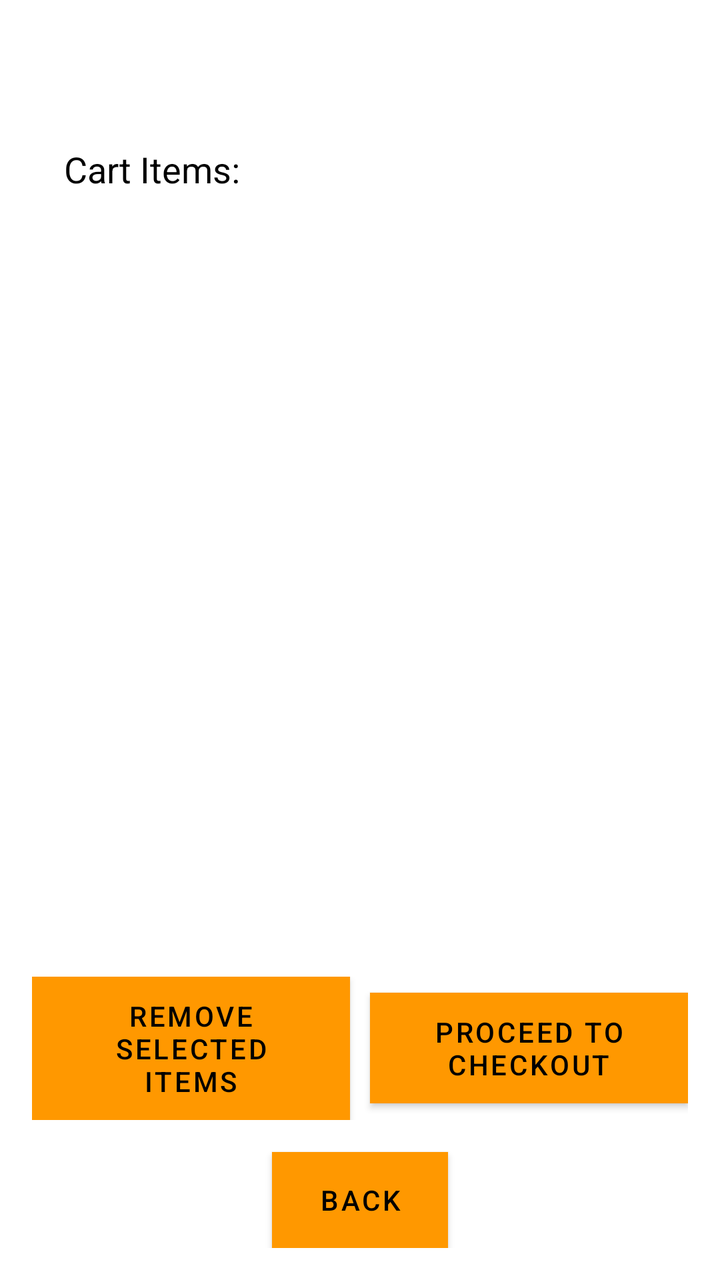
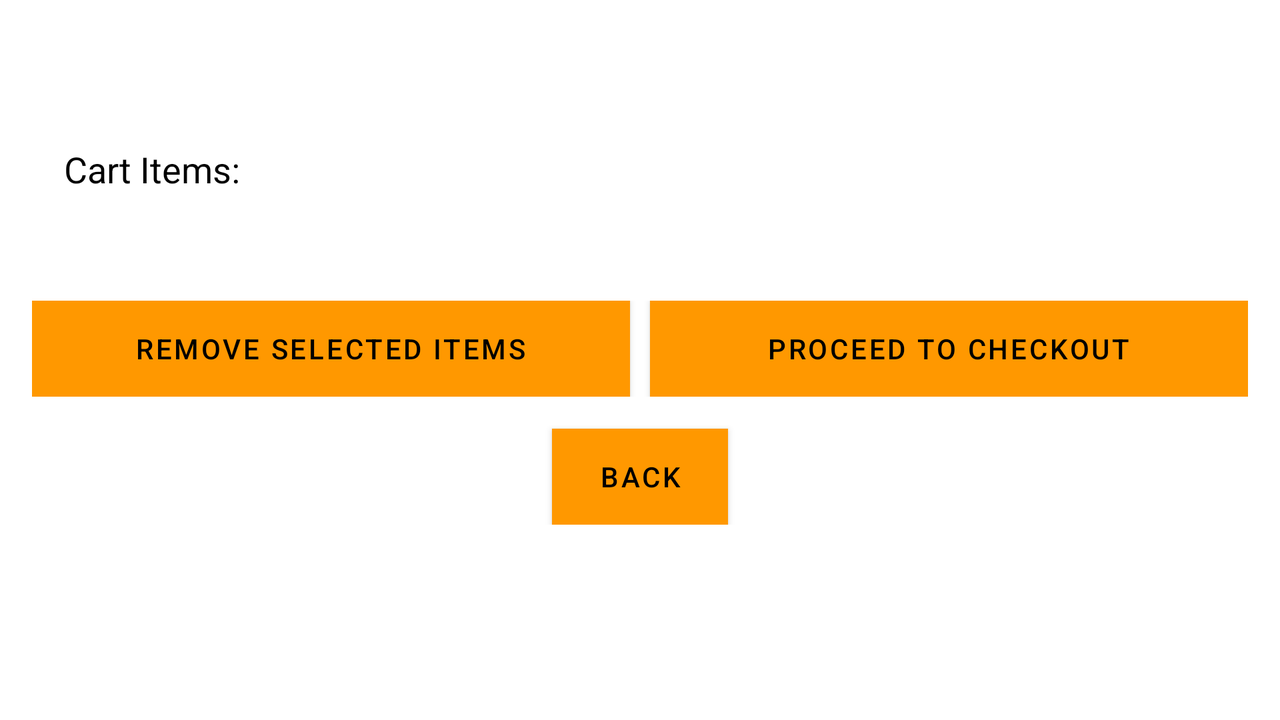

First picture: res/layout/ on a phone held upright. Second picture: the repository's own variant of that layout, on a device whose configuration matches the variant's folder. Source for both follows.
<!-- AndroidManifest.xml: application theme Theme.NavigationDrawer -->
<!-- res/layout/activity_cart.xml -->
<?xml version="1.0" encoding="utf-8"?>
<LinearLayout xmlns:android="http://schemas.android.com/apk/res/android"
    xmlns:app="http://schemas.android.com/apk/res-auto"
    xmlns:tools="http://schemas.android.com/tools"
    android:layout_width="match_parent"
    android:layout_height="match_parent"
    android:orientation="vertical"
    android:padding="16dp"
    android:background="@color/white">

    <TextView
        android:id="@+id/customerNameTextView"
        android:layout_width="wrap_content"
        android:layout_height="wrap_content"
        android:text=""
        android:textColor="@color/black"
        android:textSize="18sp"
        android:padding="8dp"/>

    <TextView
        android:id="@+id/cartItemsTextView"
        android:layout_width="wrap_content"
        android:layout_height="wrap_content"
        android:text="Cart Items:"
        android:textColor="@color/black"
        android:textSize="18sp"
        android:padding="16dp"/>

    <ListView
        android:id="@+id/cartItemsListView"
        android:layout_width="match_parent"
        android:layout_height="0dp"
        android:layout_weight="1"/>

    <TextView
        android:id="@+id/totalPrice"
        android:layout_width="wrap_content"
        android:layout_height="wrap_content"
        android:text=""
        android:textSize="16sp"
        android:textStyle="bold"
        android:textColor="@color/black"
        android:padding="8dp"/>

    <LinearLayout
        android:layout_width="match_parent"
        android:layout_height="wrap_content"
        android:orientation="horizontal"
        android:gravity="center">

        <Button
            android:id="@+id/removeButton"
            android:layout_width="0dp"
            android:layout_height="wrap_content"
            android:layout_weight="1"
            android:background="#FF9800"
            android:text="@string/removeitems"
            android:textColor="#000000" />

        <Space
            android:layout_width="10dp"
            android:layout_height="10dp" />

        <Button
            android:id="@+id/checkoutButton"
            android:layout_width="0dp"
            android:layout_height="wrap_content"
            android:layout_weight="1"
            android:background="#FF9800"
            android:text="@string/checkout"
            android:textColor="#000000" />

    </LinearLayout>

    <Button
        android:id="@+id/backButton"
        android:layout_width="wrap_content"
        android:layout_height="wrap_content"
        android:text="Back"
        android:background="#FF9800"
        android:textColor="#000000"
        android:layout_gravity="center"
        android:layout_marginTop="16dp"/>

</LinearLayout>
<!-- resources referenced by this layout -->
<resources>
  <color name="black">#FF000000</color>
  <color name="white">#FFFFFFFF</color>
  <string name="checkout">Proceed to Checkout</string>
  <string name="removeitems">Remove Selected Items</string>
  <style name="Theme.NavigationDrawer" parent="Theme.MaterialComponents.DayNight.DarkActionBar">
          
          <item name="colorPrimary">@color/orange</item>
          <item name="colorPrimaryVariant">@color/orange</item>
          <item name="colorOnPrimary">@color/black</item>
          
          <item name="colorSecondary">@color/teal_200</item>
          <item name="colorSecondaryVariant">@color/teal_700</item>
          <item name="colorOnSecondary">@color/black</item>
          
          <item name="android:statusBarColor">?attr/colorPrimaryVariant</item>
          
      </style>
  <color name="orange">#FFFF9800</color>
  <color name="teal_200">#FF03DAC5</color>
  <color name="teal_700">#FF018786</color>
</resources>
<!-- res/layout-land/activity_cart.xml (the repository's variant of the layout above) -->
<!-- drawn on the phone turned sideways -->
<?xml version="1.0" encoding="utf-8"?>
<androidx.core.widget.NestedScrollView
    xmlns:android="http://schemas.android.com/apk/res/android"
    xmlns:app="http://schemas.android.com/apk/res-auto"
    xmlns:tools="http://schemas.android.com/tools"
    android:layout_width="match_parent"
    android:layout_height="match_parent">
<LinearLayout
    android:layout_width="match_parent"
    android:layout_height="match_parent"
    android:orientation="vertical"
    android:padding="16dp"
    android:background="@color/white">


    <TextView
        android:id="@+id/customerNameTextView"
        android:layout_width="wrap_content"
        android:layout_height="wrap_content"
        android:text=""
        android:textColor="@color/black"
        android:textSize="18sp"
        android:padding="8dp"/>

    <TextView
        android:id="@+id/cartItemsTextView"
        android:layout_width="wrap_content"
        android:layout_height="wrap_content"
        android:text="Cart Items:"
        android:textColor="@color/black"
        android:textSize="18sp"
        android:padding="16dp"/>

    <ListView
        android:id="@+id/cartItemsListView"
        android:layout_width="match_parent"
        android:layout_height="wrap_content"
        android:layout_weight="1"
        android:nestedScrollingEnabled="true"/>



    <TextView
        android:id="@+id/totalPrice"
        android:layout_width="wrap_content"
        android:layout_height="wrap_content"
        android:padding="8dp"
        android:text=""
        android:textColor="@color/black"
        android:textSize="16sp"
        android:textStyle="bold" />

    <LinearLayout
        android:layout_width="match_parent"
        android:layout_height="wrap_content"
        android:orientation="horizontal"
        android:gravity="center">

        <Button
            android:id="@+id/removeButton"
            android:layout_width="0dp"
            android:layout_height="wrap_content"
            android:layout_weight="1"
            android:background="#FF9800"
            android:text="@string/removeitems"
            android:textColor="#000000" />

        <Space
            android:layout_width="10dp"
            android:layout_height="10dp" />

        <Button
            android:id="@+id/checkoutButton"
            android:layout_width="0dp"
            android:layout_height="wrap_content"
            android:layout_weight="1"
            android:background="#FF9800"
            android:text="@string/checkout"
            android:textColor="#000000" />

    </LinearLayout>

    <Button
        android:id="@+id/backButton"
        android:layout_width="wrap_content"
        android:layout_height="wrap_content"
        android:text="Back"
        android:background="#FF9800"
        android:textColor="#000000"
        android:layout_gravity="center"
        android:layout_marginTop="16dp"/>


</LinearLayout>
</androidx.core.widget.NestedScrollView>
